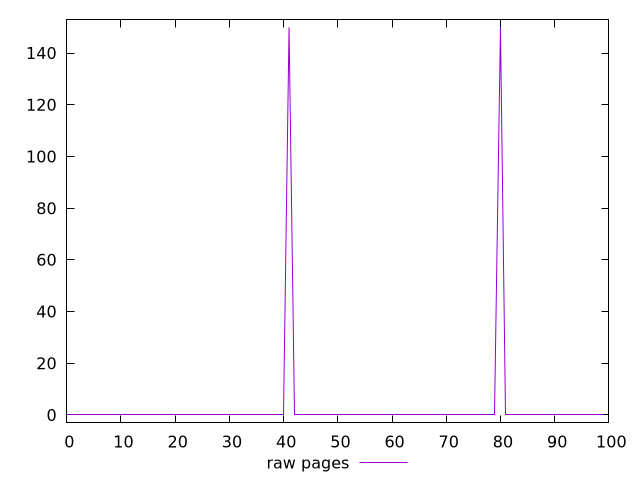

The gnuplot source for this figure:
$_rawPages <<EOF
0
0
0
0
0
0
0
0
0
0
0
0
0
0
0
0
0
0
0
0
0
0
0
0
0
0
0
0
0
0
0
0
0
0
0
0
0
0
0
0
0
150
0
0
0
0
0
0
0
0
0
0
0
0
0
0
0
0
0
0
0
0
0
0
0
0
0
0
0
0
0
0
0
0
0
0
0
0
0
0
150
0
0
0
0
0
0
0
0
0
0
0
0
0
0
0
0
0
0
0
EOF
set key outside below
set terminal pngcairo
set output "report_00005_2020-11-02T22-26-11.212Z/unminified-javascript/pages//raw.png"
set yrange [-3:153]
plot $_rawPages title "raw pages" with line ,
